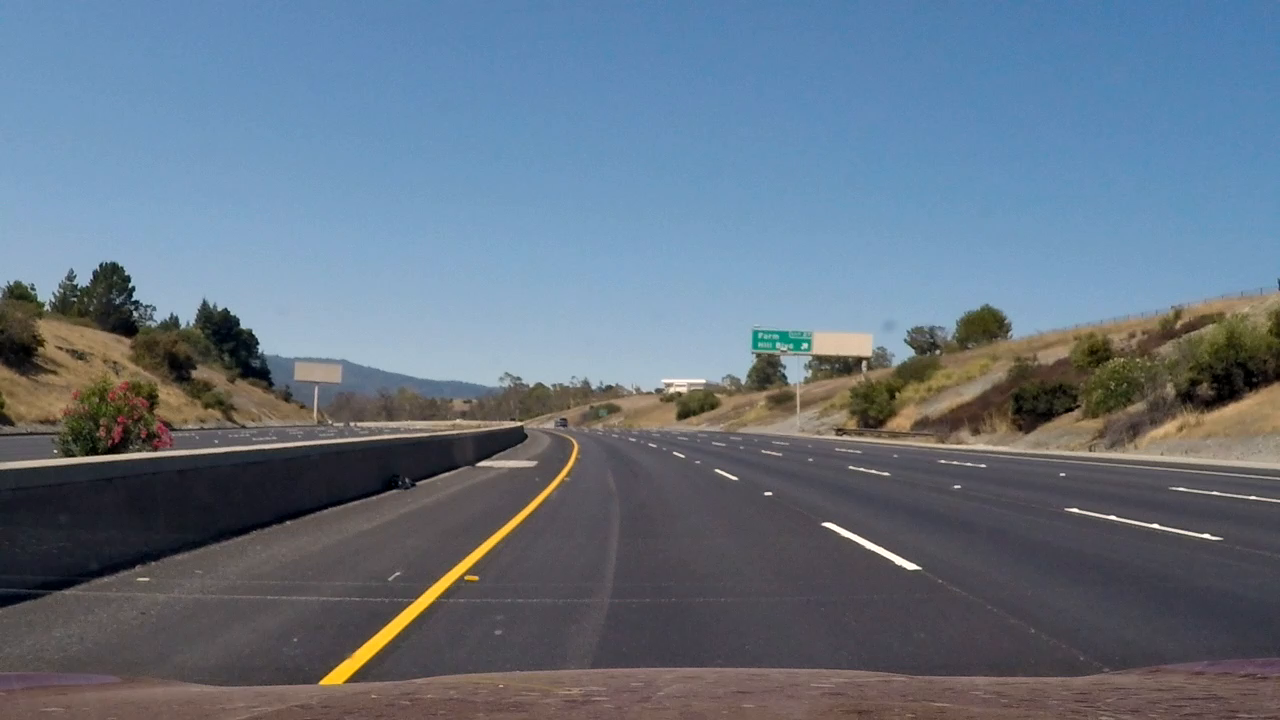
#> input picture debug_imgs/img0.jpg, 1280 x 720 px
$ python -i lane_search.py   (imports and definitions only)
#> lines starting #> are read from the running program, lines starting #| are printed output that depends on the picture; after the words box and inside, x2 and y2 are one past the last pixel; in counts of white or black regions, pixels touching at a corner belong together
import numpy as np
import cv2


class SlidingWindow():

    def __init__(self):
        self.window_width_ = 50
        self.window_height_ = 80
        self.margin_ = 100

    def window_mask(self, img_ref, center, level):
        output = np.zeros_like(img_ref)
        output[int(img_ref.shape[0] - (level + 1) * self.window_height_):int(img_ref.shape[0] - level * self.window_height_),
        max(0, int(center - self.window_width_ / 2)):min(int(center + self.window_width_ / 2), img_ref.shape[1])] = 1
        return output


    def find_window_centroids(self, image):
        window_centroids = []  # Store the (left,right) window centroid positions per level
        window = np.ones(self.window_width_)  # Create our window template that we will use for convolutions

        # First find the two starting positions for the left and right lane by using np.sum to get the vertical image slice
        # and then np.convolve the vertical image slice with the window template

        # Sum quarter bottom of image to get slice, could use a different ratio
        l_sum = np.sum(image[int(3 * image.shape[0] / 4):, :int(image.shape[1] / 2)], axis=0)
        l_center = np.argmax(np.convolve(window, l_sum)) - self.window_width_ / 2
        r_sum = np.sum(image[int(3 * image.shape[0] / 4):, int(image.shape[1] / 2):], axis=0)
        r_center = np.argmax(np.convolve(window, r_sum)) - self.window_width_ / 2 + int(image.shape[1] / 2)

        # Add what we found for the first layer
        window_centroids.append((l_center, r_center))

        # Go through each layer looking for max pixel locations
        for level in range(1, (int)(image.shape[0] / self.window_height_)):
            # convolve the window into the vertical slice of the image
            image_layer = np.sum(
                image[int(image.shape[0] - (level + 1) * self.window_height_):int(image.shape[0] - level * self.window_height_), :],
                axis=0)
            conv_signal = np.convolve(window, image_layer)
            # Find the best left centroid by using past left center as a reference
            # Use window_width/2 as offset because convolution signal reference is at right side of window, not center of window
            offset = self.window_width_ / 2
            l_min_index = int(max(l_center + offset - self.margin_, 0))
            l_max_index = int(min(l_center + offset + self.margin_, image.shape[1]))
            l_center = np.argmax(conv_signal[l_min_index:l_max_index]) + l_min_index - offset
            # Find the best right centroid by using past right center as a reference
            r_min_index = int(max(r_center + offset - self.margin_, 0))
            r_max_index = int(min(r_center + offset + self.margin_, image.shape[1]))
            r_center = np.argmax(conv_signal[r_min_index:r_max_index]) + r_min_index - offset
            # Add what we found for that layer
            window_centroids.append((l_center, r_center))

        return window_centroids

    def get_overlay_centroids(self, img):
        window_centroids = self.find_window_centroids(img)

        # If we found any window centers
        if len(window_centroids) > 0:

            # Points used to draw all the left and right windows
            l_points = np.zeros_like(img)
            r_points = np.zeros_like(img)

            # Go through each level and draw the windows
            for level in range(0, len(window_centroids)):
                # Window_mask is a function to draw window areas
                l_mask = self.window_mask(img, window_centroids[level][0], level)
                r_mask = self.window_mask(img, window_centroids[level][1], level)
                # Add graphic points from window mask here to total pixels found
                l_points[(l_points == 255) | ((l_mask == 1))] = 255
                r_points[(r_points == 255) | ((r_mask == 1))] = 255

            # Draw the results
            template = np.array(r_points + l_points, np.uint8)  # add both left and right window pixels together
            zero_channel = np.zeros_like(template)  # create a zero color channel
            template = np.array(cv2.merge((zero_channel, template, zero_channel)), np.uint8)  # make window pixels green
            warpage = np.dstack((img, img, img)) * 255  # making the original road pixels 3 color channels
            output = cv2.addWeighted(warpage, 1, template, 0.5,
                                     0.0)  # overlay the orignal road image with window results

        # If no window centers found, just display orginal road image
        else:
            output = np.array(cv2.merge((img, img, img)), np.uint8)

>>> import cv2
>>> picture = cv2.imread('debug_imgs/img0.jpg', cv2.IMREAD_GRAYSCALE)
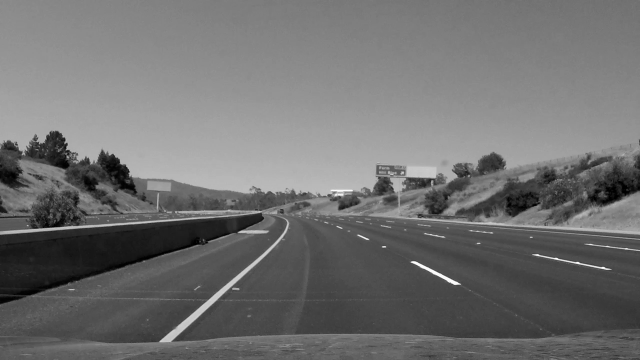
#> picture: shape (720, 1280) (shown at 1/2 size); min 0, max 255, mean 111.9
>>> result = SlidingWindow().get_overlay_centroids(picture)
#> in find_window_centroids, `l_sum = np.sum(image[int(3 * image.shape[0] / 4):, :int(image.shape[1]..`: l_sum = 640 values, max 17184 at index 347, min 11056 at index 2, mean 14978.3
#> in find_window_centroids, `l_center = np.argmax(np.convolve(window, l_sum)) - self.window_width_ ..`: l_center = 360
#> in find_window_centroids, `r_sum = np.sum(image[int(3 * image.shape[0] / 4):, int(image.shape[1] ..`: r_sum = 640 values, max 15647 at index 255, min 12500 at index 624, mean 13872.4
#> in find_window_centroids, `r_center = np.argmax(np.convolve(window, r_sum)) - self.window_width_ ..`: r_center = 887
#> the loop in find_window_centroids, `for level in range(1, (int)(image.shape[0] / self.window_height_)):` made 8 passes
#> (l_min_index, l_max_index, l_center, r_min_index, r_max_index, r_center) on passes 1 to 8: (285, 485, 411, 812, 1012, 898), (336, 536, 496, 823, 1023, 865), (421, 621, 552, 790, 990, 814), (477, 677, 651, 739, 939, 714), (576, 776, 551, 639, 839, 614), (476, 676, 451, 539, 739, 514), (376, 576, 351, 439, 639, 414), (276, 476, 251, 339, 539, 314)
#> after the loop in find_window_centroids, `for level in range(1, (int)(image.shape[0] / self.window_height_)):`: window_centroids = [(360, 887), (411, 898), (496, 865), (552, 814), (651, 714), (551, 614), (451, 514), (351, 414), (251, 314)]
#> the loop in get_overlay_centroids, `for level in range(0, len(window_centroids)):` made 9 passes
#> pass 1, in get_overlay_centroids, `l_mask = self.window_mask(img, window_centroids[level][0], level)`:
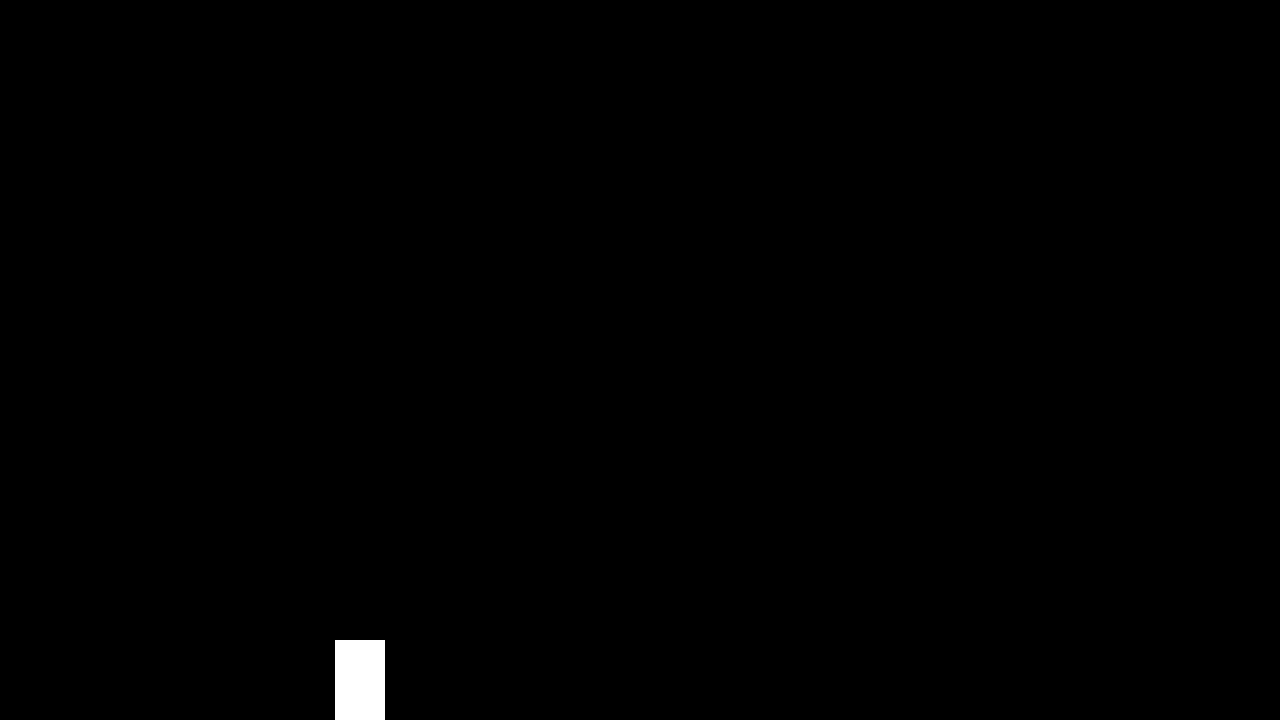
#> l_mask: shape (720, 1280); values 0 (black) and 1 (white), 0.43% white; 1 white region, box (x1, y1, x2, y2) and area: (335, 640, 385, 720) 4000
#> after the loop in get_overlay_centroids, `for level in range(0, len(window_centroids)):`:
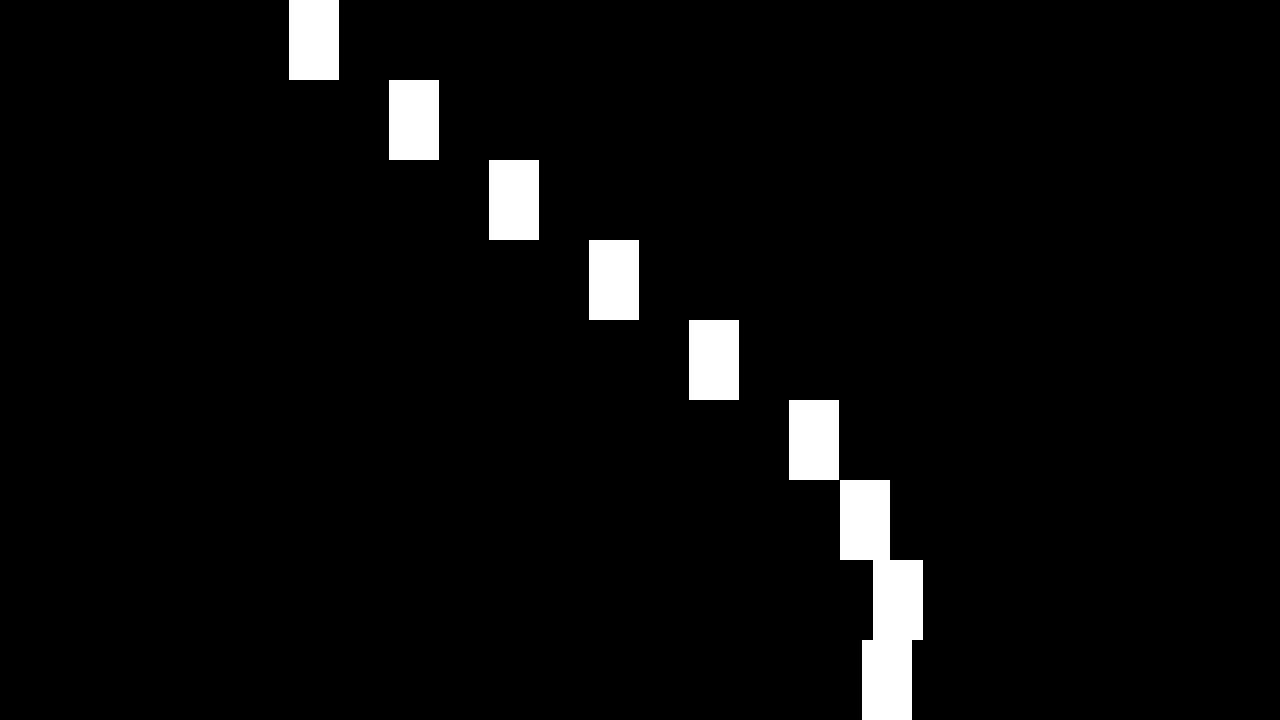
#> r_points: shape (720, 1280); 3.9% white; 7 white regions, largest, box (x1, y1, x2, y2) and area: (840, 480, 923, 720) 12000, (289, 0, 339, 80) 4000, (389, 80, 439, 160) 4000
#> in get_overlay_centroids, `output = cv2.addWeighted(warpage, 1, template, 0.5, 0.0)`:
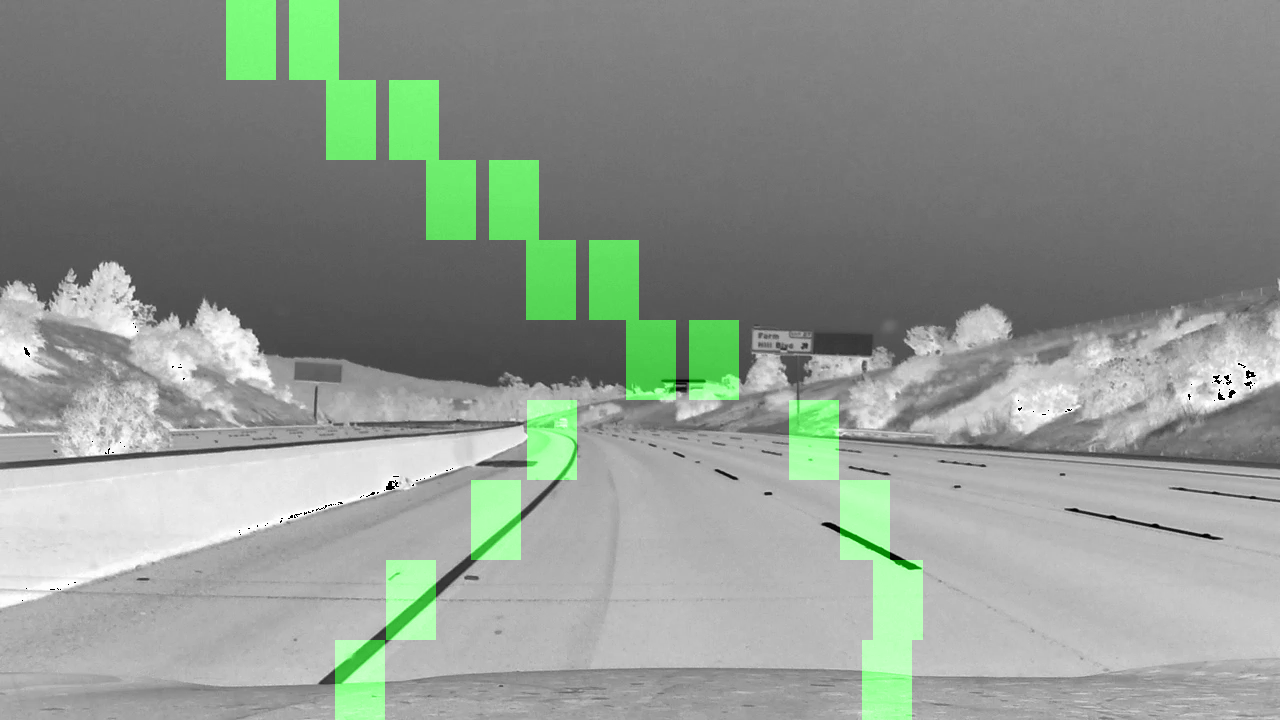
#> output: shape (720, 1280, 3); mean of channels 0, 1, 2 144, 152.5, 144; drawn as B, G, R

$ run again, on debug_imgs/img1.jpg
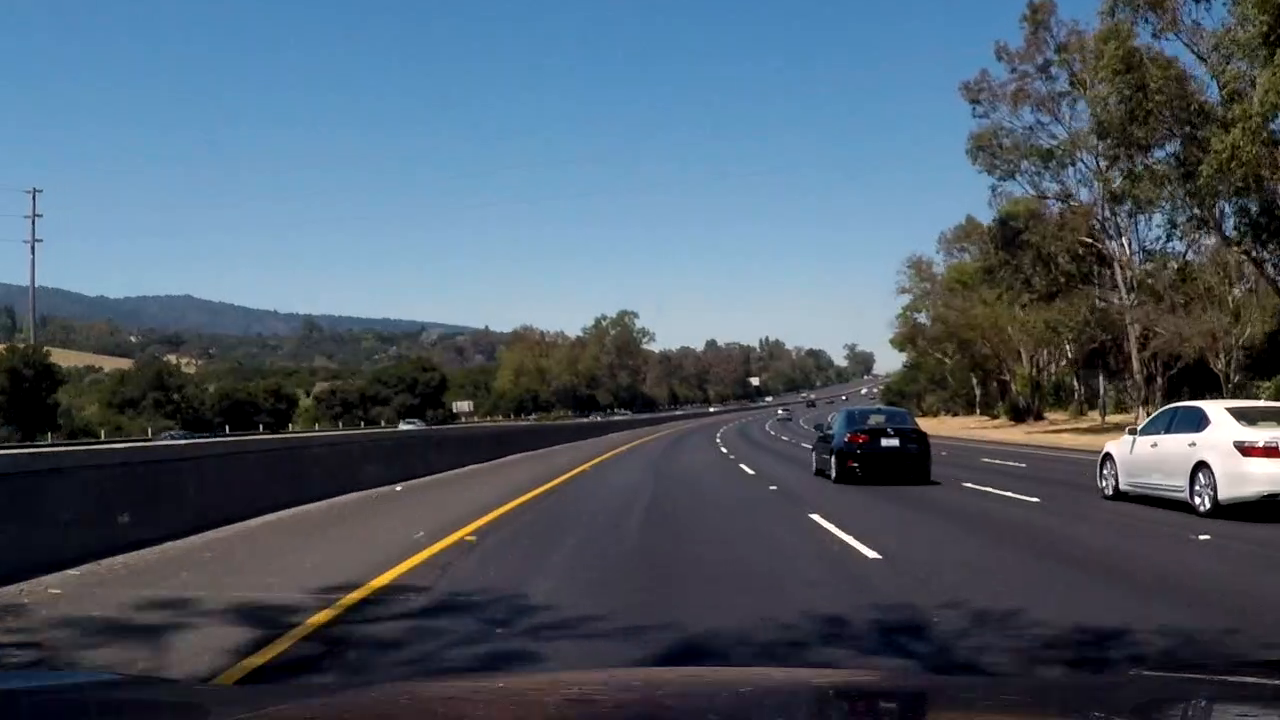
#> input picture debug_imgs/img1.jpg, 1280 x 720 px
#> l_sum = 640 values, max 12334 at index 206, min 5357 at index 0, mean 9351.2
#> in find_window_centroids, `l_center = np.argmax(np.convolve(window, l_sum)) - self.window_width_ ..`: l_center = 204
#> r_sum = 640 values, max 9312 at index 223, min 6063 at index 266, mean 7732.6
#> in find_window_centroids, `r_center = np.argmax(np.convolve(window, r_sum)) - self.window_width_ ..`: r_center = 744
#> the loop in find_window_centroids, `for level in range(1, (int)(image.shape[0] / self.window_height_)):` made 8 passes
#> (l_min_index, l_max_index, l_center, r_min_index, r_max_index, r_center) on passes 1 to 8: (129, 329, 211, 669, 869, 745), (136, 336, 310, 670, 870, 838), (235, 435, 316, 763, 963, 761), (241, 441, 304, 686, 886, 860), (229, 429, 403, 785, 985, 778), (328, 528, 502, 703, 903, 678), (427, 627, 550, 603, 803, 578), (475, 675, 496, 503, 703, 496)
#> after the loop in find_window_centroids, `for level in range(1, (int)(image.shape[0] / self.window_height_)):`: window_centroids = [(204, 744), (211, 745), (310, 838), (316, 761), (304, 860), (403, 778), (502, 678), (550, 578), (496, 496)]
#> the loop in get_overlay_centroids, `for level in range(0, len(window_centroids)):` made 9 passes
#> pass 1, in get_overlay_centroids, `l_mask = self.window_mask(img, window_centroids[level][0], level)`:
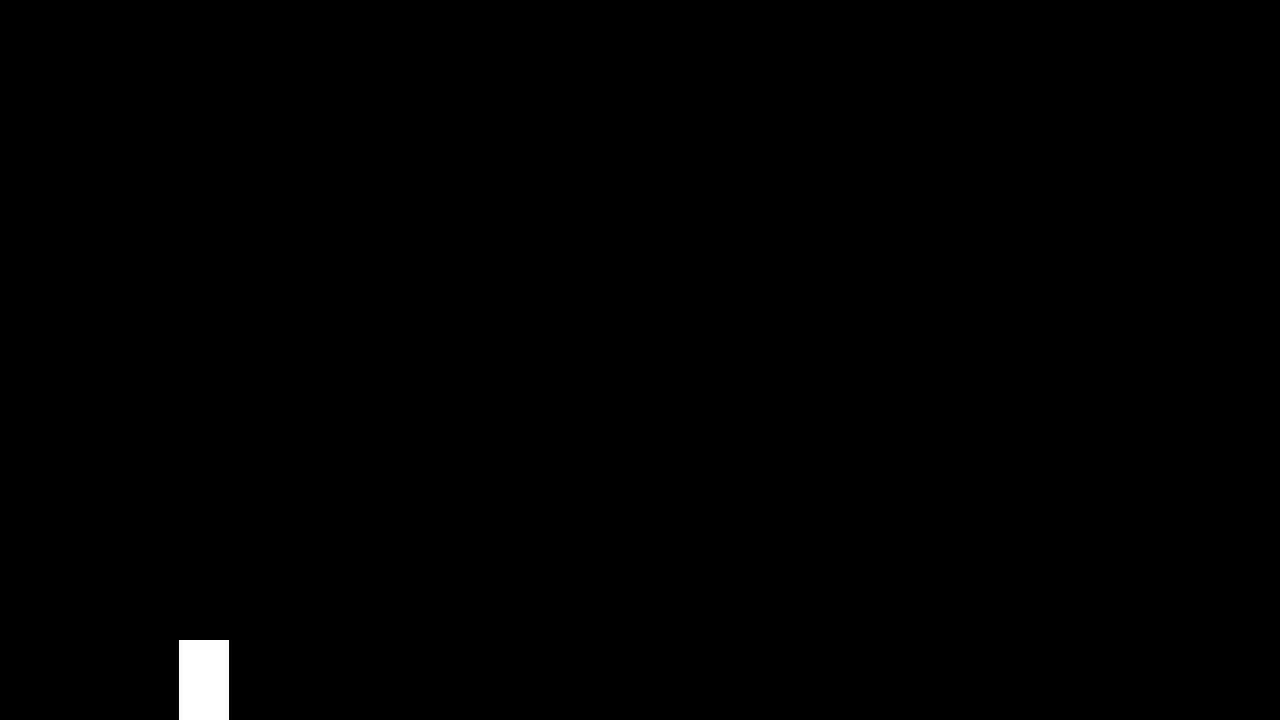
#> l_mask: shape (720, 1280); values 0 (black) and 1 (white), 0.43% white; 1 white region, box (x1, y1, x2, y2) and area: (179, 640, 229, 720) 4000
#> in get_overlay_centroids, `output = cv2.addWeighted(warpage, 1, template, 0.5, 0.0)`:
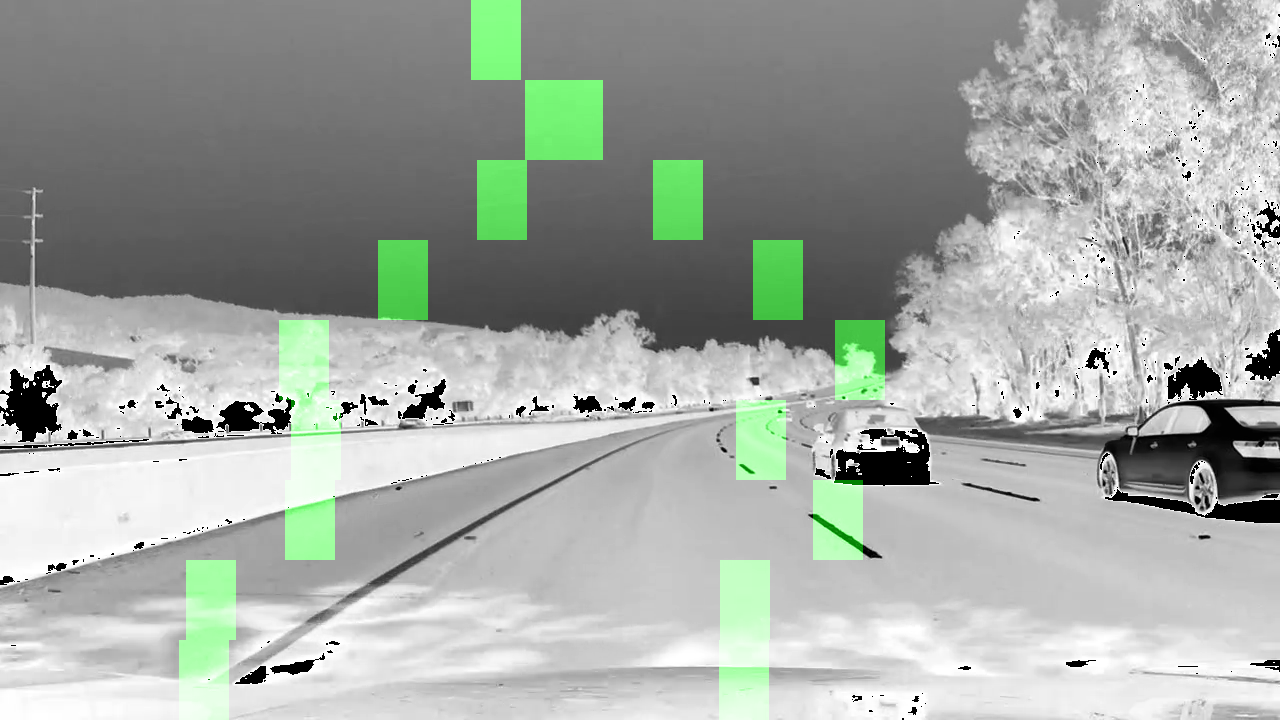
#> output: shape (720, 1280, 3); mean of channels 0, 1, 2 162.9, 169.3, 162.9; drawn as B, G, R
